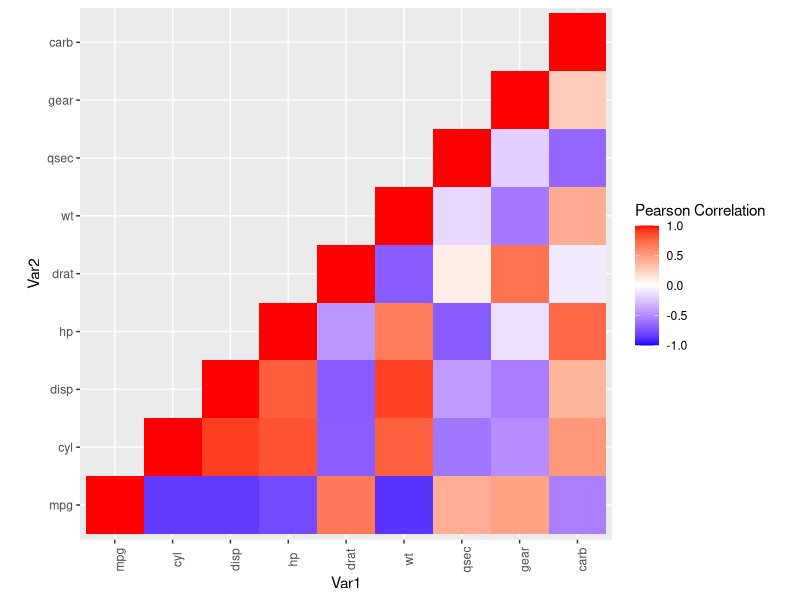
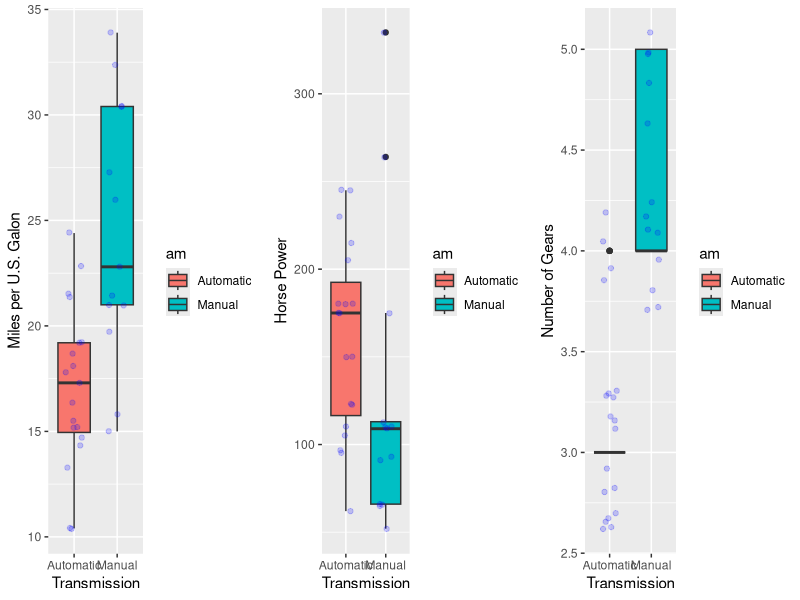
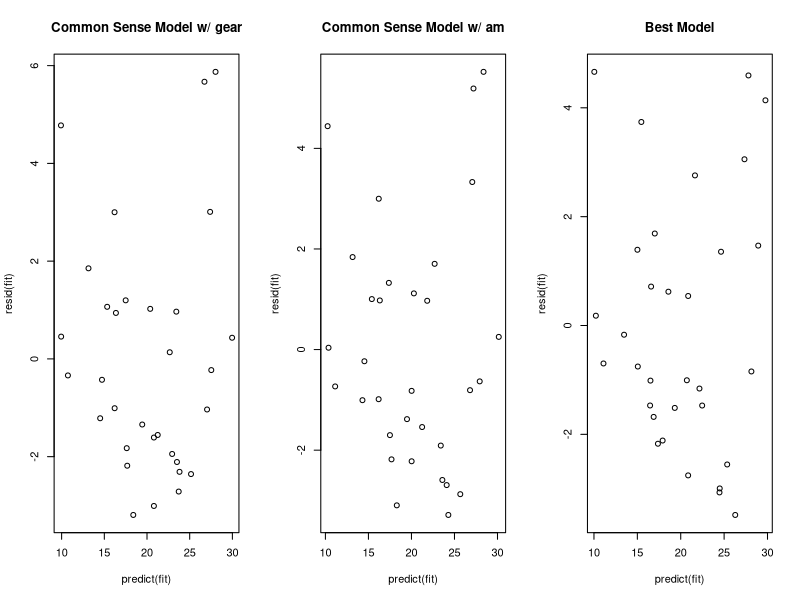

These figures' R source, in order:
## ---- chunk 1
suppressMessages(library(xtable))                            # Pretty printing dataframes
suppressMessages(library(ggplot2))                           # Plotting
suppressMessages(library(gridExtra, warn.conflicts = FALSE))
suppressMessages(library(reshape2))                          # Transforming Data Frames
## ---- chunk 2
data(mtcars)
## ---- chunk 3
mtcars$am <- ifelse(mtcars$am == 0, "Automatic", "Manual")
mtcars$am <- as.factor(mtcars$am)
mtcars$vs <- ifelse(mtcars$vs == 0, "V-Engine", "Straight Engine")
mtcars$vs <- as.factor(mtcars$vs)
## ---- chunk 4
render_table <- function(data) {
  options(xtable.comment = FALSE)
  print(xtable(data), type = "html")
}

sample_data_frame <- function(data, size) {
  sample_index <- sample(1:nrow(data), size)
  return(data[sample_index, ])
}

render_table(sample_data_frame(mtcars, 6))
## ---- chunk 5
correlation_matrix <- function(data) {
  numeric_data <- data[, sapply(data,is.numeric)]
  matrix <- round(cor(numeric_data), 2)
  matrix[upper.tri(matrix)] <- NA
  matrix <- melt(matrix, na.rm = TRUE)
  return(matrix)
}

correlation_heat_map <- function(data) {
  matrix <- correlation_matrix(data)
  ggplot(data = matrix, aes(x = Var1, y = Var2, fill = value)) + 
  geom_tile() +
  scale_fill_gradient2(low = "blue", high = "red", mid = "white", midpoint = 0, limit = c(-1, 1), name="Pearson Correlation") +
  theme(axis.text.x = element_text(angle = 90)) +
  coord_fixed()
}

correlation_heat_map(mtcars)
## ---- chunk 6
box_plot <- function(data, y_column, x_column, x_title, y_title) {
  ggplot(data, aes_string(y = y_column, x = x_column)) + 
  geom_boxplot(aes_string(fill = x_column)) + 
  geom_point(position = position_jitter(width = 0.2), color = "blue", alpha = 0.2) +
  xlab(x_title) +
  ylab(y_title)
}

mpg_box <- box_plot(mtcars, "mpg", "am", "Transmission", "Miles per U.S. Galon")
hp_box <- box_plot(mtcars, "hp", "am", "Transmission", "Horse Power")
gear_box <- box_plot(mtcars, "gear", "am", "Transmission", "Number of Gears")
grid.arrange(mpg_box, hp_box, gear_box, ncol = 3)
## ---- chunk 7
summary(lm(mpg ~ . - 1, data = mtcars))$coef
## ---- chunk 8
summary(lm(mpg ~ cyl + carb + disp + hp - 1, data = mtcars))$coef
## ---- chunk 9
fit_common_sense_with_gear <-lm(mpg ~ hp + wt + gear + drat, data = mtcars)
summary(fit_common_sense_with_gear)
## ---- chunk 10
fit_common_sense_with_am <- lm(mpg ~ hp + wt + am + drat, data = mtcars)
summary(fit_common_sense_with_am)
## ---- chunk 11
fit_all <- lm(mpg ~ ., data = mtcars)
fit_best <- step(fit_all, direction = "both", trace = FALSE)
summary(fit_best)
## ---- chunk 12
residual_plot <- function(fit, title) plot(predict(fit), resid(fit), main = title)

par(mfrow = c(1, 3))
residual_plot(fit_common_sense_with_gear, "Common Sense Model w/ gear")
residual_plot(fit_common_sense_with_am, "Common Sense Model w/ am")
residual_plot(fit_best, "Best Model")
## ---- chunk 13
automatic <- mtcars[mtcars$am == "Automatic", ]
manual <- mtcars[mtcars$am == "Manual", ]
t.test(manual$mpg, automatic$mpg, alternative = "greater",
       paired = FALSE, var.equal = FALSE, conf.level = 0.95)$p.value
## ---- chunk 14
fit_am <- lm(mpg ~ am, data = mtcars)
summary(fit_am)$coef
## ---- chunk 15
intercept <- coefficients(fit_am)[1]
slope <- coefficients(fit_am)[2]
